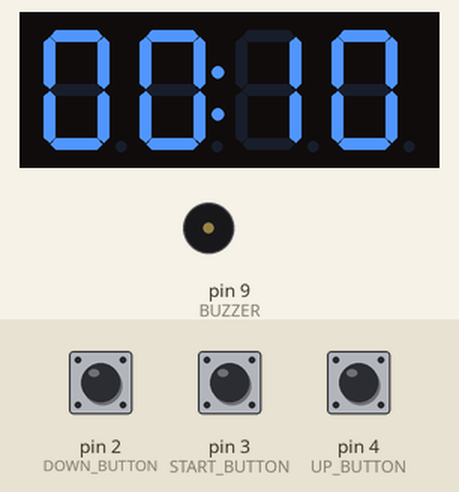
Bench run of a sketch on a simulated Arduino Uno, built with avr-gcc and run on an emulated ATmega328P. Parts: 4-digit seven-segment display, buzzer (waves = sounding). The test bench sets the inputs (shaded band); at power-on: pin 3 (START_BUTTON) HIGH, pin 2 (DOWN_BUTTON) HIGH, pin 4 (UP_BUTTON) HIGH.

Above: at 1.2 s.
1.3 s: pin 3 (START_BUTTON) pulled LOW for 0.15 s
At 2.2 s:
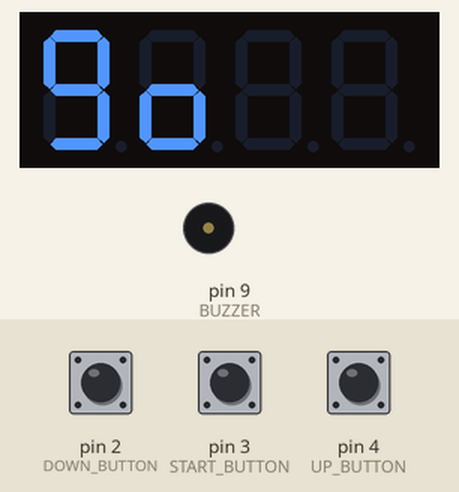
At 11.8 s:
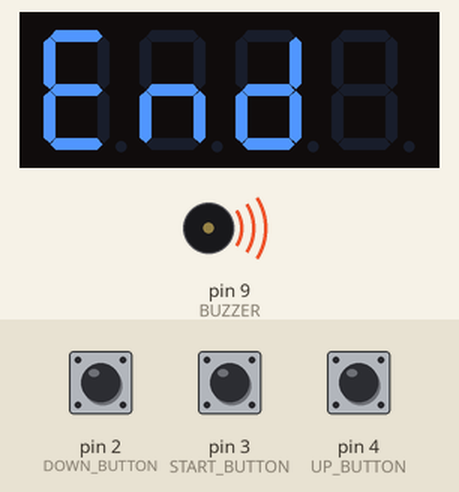
Timing chart, 0 to 12.9 s (numbered marks = the images above; inputs shaded):
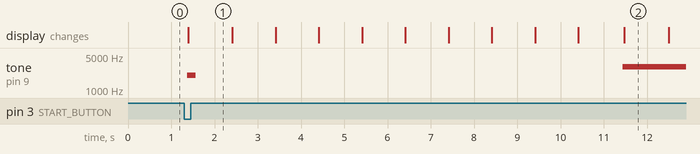

The sketch:

Countdown_timer.ino
```cpp
// Game Countdown Timer
// After turning on, use the UP and DOWN buttons to
//    set the time in minutes and seconds for the time allowed,
//    hold button for repeated time changes
// The set time will remain showing on the display
// Press start a short tone will sound, "go" will be displayed
//    and the time will start counting down to 0
// When 0 is reached a longer tone will sound and "End" displayed
//    for 5 seconds before resetting to the allocated time
//    for the next players go.

// Include the library driver for display:
#include <TM1637Display.h>

// Define the connections pins for display
#define CLK 7
#define DIO 6

// Define other pin connections
#define UP_BUTTON 4
#define DOWN_BUTTON 2
#define START_BUTTON 3
#define BUZZER 9

int duration;      // Duration in seconds

// Create display object of type TM1637Display:
TM1637Display display = TM1637Display(CLK, DIO);

// Set the individual segments for the word displays:
const uint8_t seg_end[] = {
  SEG_A | SEG_D | SEG_E | SEG_F | SEG_G,         // E
  SEG_C | SEG_E | SEG_G,                         // n
  SEG_B | SEG_C | SEG_D | SEG_E | SEG_G,          // d
  0x00                                           // All off
};

const uint8_t seg_go[] = {
  SEG_A | SEG_B | SEG_C | SEG_D | SEG_F | SEG_G,// g
  SEG_C | SEG_D | SEG_E | SEG_G,                  // o
  0x00,                                           // All off
  0x00                                           // All off
};

void setup() {
  pinMode(UP_BUTTON, INPUT_PULLUP);
  pinMode(DOWN_BUTTON, INPUT_PULLUP);
  pinMode(START_BUTTON, INPUT_PULLUP);
  pinMode(BUZZER, OUTPUT);
  duration = 10;              // Default to 30 seconds
  display.setBrightness(3);   // 0 to 7 change if required
  ShowTime(duration);
}

void loop() {
  // Function will checks for time change buttons and only return
  // when start button pressed
  WaitForStart();
  // Start the duration timer
  TimeDuration();
}

void WaitForStart(){
  // Check for button presses every 0.15 seconds
  while (digitalRead(START_BUTTON) == HIGH){
    // Check if up or down has been pressed
    //if time > 60 then increment by 10 seconds
    if (digitalRead(UP_BUTTON) == LOW){
      if (duration < 60){
        duration++;
       }
       else{
        duration += 10;
       }
      ShowTime(duration);
    }
    if (digitalRead(DOWN_BUTTON) == LOW){
      if (duration > 60){
        duration -= 10;
       }
       else{
        duration--;
       }
      ShowTime(duration);
    }
    delay(150);
  }
  // Start button has been pressed
  tone(BUZZER, 2000, 200);
  display.clear();
  display.setSegments(seg_go);
}

void TimeDuration(){
  // While loop will continue until time up
  unsigned long startTime = millis();
  unsigned long timer = 1000ul * duration;
  // Repeatedly check if time is up
  while ((millis() - startTime) <= timer){
    // Calculate time elapsed in seconds
    int elapsed = int((millis() - startTime)/1000);
    // Only start to display countdown after 3 seconds
    if ((millis() - startTime) > 10){
      ShowTime(duration - elapsed);
    }
  }
  // Time up
  tone(BUZZER, 3000, 240000);
  display.clear();
  display.setSegments(seg_end);
  // Wait 5 seconds and reset display
  delay(1000);
  // Show duration for next player
  ShowTime(duration);
}

void ShowTime(int value){
  static int lastTime;
  // Update the display if time has changed
  if (lastTime != value) {
    lastTime = value;
    int iMinutes = value / 60;
    int iSeconds = value - (iMinutes * 60);
    // Show on 4 digit display
    uint16_t number = iMinutes * 100 + iSeconds;
    display.showNumberDecEx(number, 0b01000000, true, 4, 0);
  }
}
```

Measured:
- after the input at 1.3 s, tone on pin 9 (BUZZER): silent → 2000 Hz after 0.07 s, → silent 0.20 s later, → 3000 Hz 9.9 s later; the display: changes after 0.09 s (image 1)
